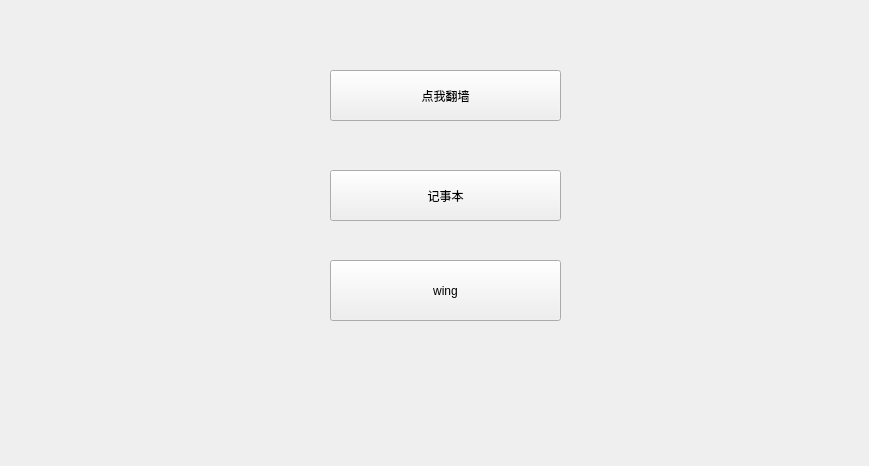
<?xml version="1.0" encoding="UTF-8"?>
<ui version="4.0">
 <class>Widget</class>
 <widget class="QWidget" name="Widget">
  <property name="geometry">
   <rect>
    <x>0</x>
    <y>0</y>
    <width>869</width>
    <height>466</height>
   </rect>
  </property>
  <property name="windowTitle">
   <string>Widget</string>
  </property>
  <widget class="QPushButton" name="pushButton">
   <property name="geometry">
    <rect>
     <x>330</x>
     <y>70</y>
     <width>231</width>
     <height>51</height>
    </rect>
   </property>
   <property name="text">
    <string>点我翻墙</string>
   </property>
  </widget>
  <widget class="QPushButton" name="pushButton_2">
   <property name="geometry">
    <rect>
     <x>330</x>
     <y>170</y>
     <width>231</width>
     <height>51</height>
    </rect>
   </property>
   <property name="text">
    <string>记事本</string>
   </property>
  </widget>
  <widget class="QPushButton" name="pushButton_3">
   <property name="geometry">
    <rect>
     <x>330</x>
     <y>260</y>
     <width>231</width>
     <height>61</height>
    </rect>
   </property>
   <property name="text">
    <string>wing</string>
   </property>
  </widget>
 </widget>
 <layoutdefault spacing="6" margin="11"/>
 <resources/>
 <connections/>
</ui>
